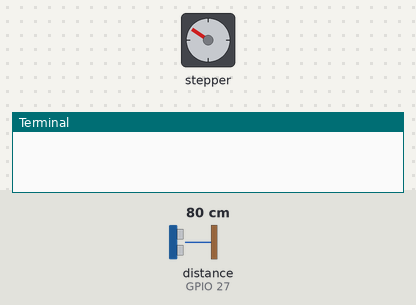
This program was run on a simulated Raspberry Pi (BCM pin numbers). Shown: stepper motor, the last lines printed to the terminal. Inputs (shaded band) come from the test bench; at power-on: distance to the obstacle (sensor on GPIO 27) 80 cm. The echo pulse lasts 58.3 µs per cm; the stepper is drawn at 2048 steps a turn.

Above: at 1.2 s.
1.3 s: distance to the obstacle (sensor on GPIO 27) set to 21 cm
At 1.53 s:
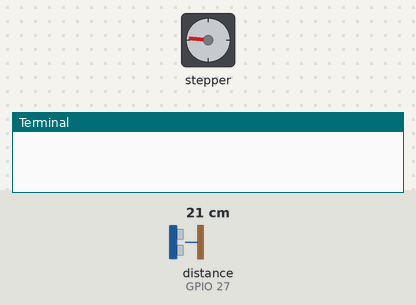
4.3 s: distance to the obstacle (sensor on GPIO 27) set to 18 cm
At 5.4 s:
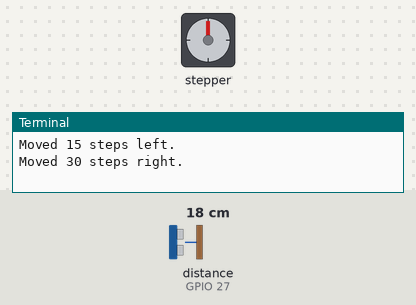
6.9 s: distance to the obstacle (sensor on GPIO 27) set to 35 cm
At 9.7 s:
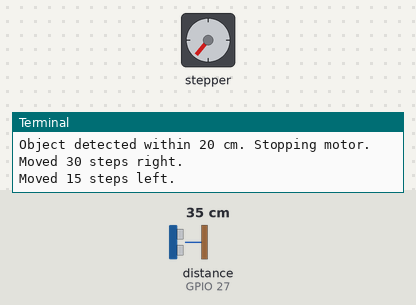
Timing chart, 0 to 15.9 s (numbered marks = the images above; inputs shaded):
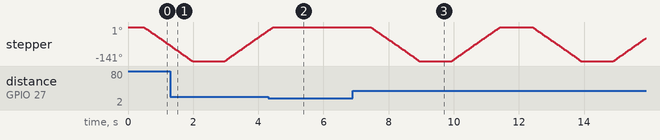

Measured:
- the behaviour switches between 20 and 19 cm on distance to the obstacle (sensor on GPIO 27) (found by bisection; images 1 and 2)
- after the input at 4.3 s, stepper: goes on until 4.4 s, then stays 0°
- after the input at 6.9 s, stepper: turns 141° counter-clockwise in 1.5 s, then 141° clockwise in 1.5 s, then 141° counter-clockwise in 1.5 s, then 95° clockwise in 1.0 s

The program:

radarRaspberryPi.py
```python
#!/usr/bin/env python3
from gpiozero import DistanceSensor, OutputDevice
from time import sleep

# Initialize the DistanceSensor using GPIO Zero library
sensor = DistanceSensor(echo=27, trigger=17)

# Pin Definitions
IN1 = OutputDevice(14)
IN2 = OutputDevice(15)
IN3 = OutputDevice(18)
IN4 = OutputDevice(23)

step_sequence = [
    [1, 0, 0, 0],
    [1, 1, 0, 0],
    [0, 1, 0, 0],
    [0, 1, 1, 0],
    [0, 0, 1, 0],
    [0, 0, 1, 1],
    [0, 0, 0, 1],
    [1, 0, 0, 1]
]

def set_step(w1, w2, w3, w4):
    IN1.value = w1
    IN2.value = w2
    IN3.value = w3
    IN4.value = w4

def step_motor(steps, direction=1, delay=0.0009):
    for _ in range(steps):
        # Check the distance before stepping
        distance = sensor.distance * 100  # Convert to centimeters
        if distance < 20:  # If an object is closer than 20 cm
            print("Object detected within 20 cm. Stopping motor.")
            return  # Exit the function to stop the motor
        for step in (step_sequence if direction > 0 else reversed(step_sequence)):
            set_step(*step)
            sleep(delay)
counter = 0
while True:

    step_motor(200, -1)
    print("Moved 15 steps left.")
    sleep(1)  # Short delay between movements

    step_motor(200, 1)
    print("Moved 30 steps right.")
    sleep(1)  # Short delay between movements
    counter=1
```
